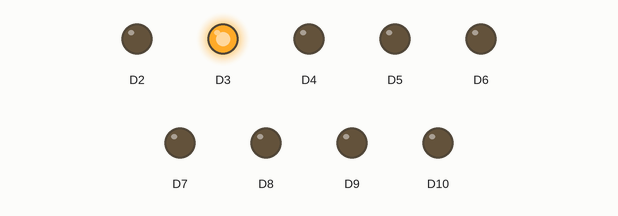
Recording of a program running on a simulated Arduino Nano 33 BLE. Shown: output pins drawn as LEDs (lit = HIGH).

Above: at 0.05 s.
At 0.8 s:
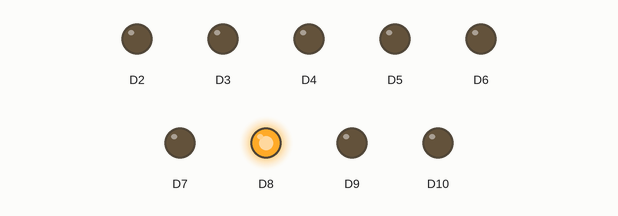
At 1.6 s:
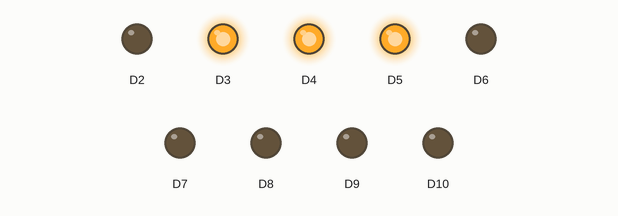
At 3.05 s:
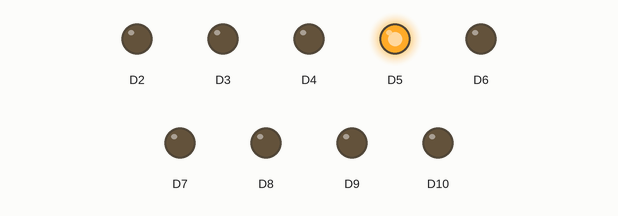
At 4.5 s:
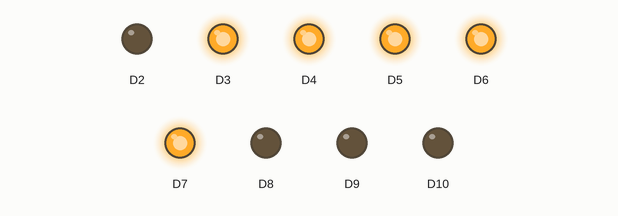
At 6.05 s:
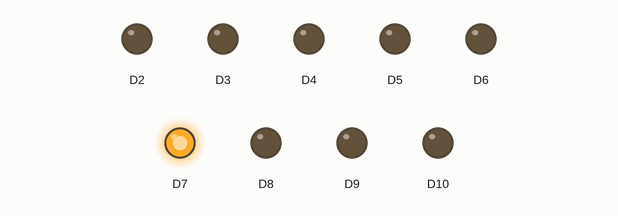
Timing chart, 0 to 6.3 s (numbered marks = the images above):
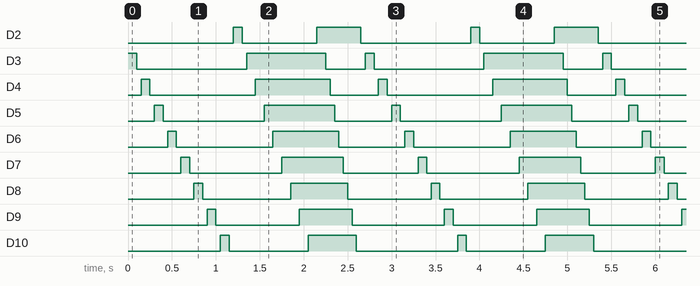

Measured:
- by itself, D2: repeats every 2.7 s: LOW 0.85 s, HIGH 0.50 s, LOW 1.3 s, HIGH 0.10 s
- by itself, D3: repeats every 2.7 s: LOW 1.3 s, HIGH 0.90 s, LOW 0.45 s, HIGH 0.10 s
- by itself, D4: repeats every 2.7 s: LOW 1.2 s, HIGH 0.85 s, LOW 0.55 s, HIGH 0.10 s
- by itself, D5: repeats every 2.7 s: LOW 1.2 s, HIGH 0.80 s, LOW 0.65 s, HIGH 0.10 s
- by itself, D6: repeats every 2.7 s: LOW 1.1 s, HIGH 0.75 s, LOW 0.75 s, HIGH 0.10 s
- by itself, D7: repeats every 2.7 s: LOW 1.1 s, HIGH 0.70 s, LOW 0.85 s, HIGH 0.10 s
- by itself, D8: repeats every 2.7 s: LOW 1.0 s, HIGH 0.65 s, LOW 0.95 s, HIGH 0.10 s
- by itself, D9: repeats every 2.7 s: LOW 0.95 s, HIGH 0.60 s, LOW 1.1 s, HIGH 0.10 s

The program:

main.cpp
```cpp
#include <Arduino.h>

static const int count = 9, delayHigh = 100, delayLow = 50;
static int BAR_LEDS[count], counter = 0;

void pinModeAssign()
{
  for (size_t i = 0; i < count; i++)
  {
    pinMode(BAR_LEDS[i], OUTPUT);
  }
}

void setup()
{
  // initialize digital pin LED_BUILTIN as an output.
  BAR_LEDS[8] = 2;
  for (int i = 0; i < 8; i++)
  {
    BAR_LEDS[i] = i + 3;
  }

  pinModeAssign();
}

// the loop function runs over and over again forever
void loop()
{
  for (int i = 0; i < count; i++)
  {
    digitalWrite(BAR_LEDS[i], HIGH); // turn the LED on (HIGH is the voltage level)
    delay(delayHigh);                     // wait for a second
    digitalWrite(BAR_LEDS[i], LOW);  // turn the LED off by making the voltage LOW
    delay(delayLow);                      // wait for a second
  }

    for (int i = 0; i < count; i++)
    {
      digitalWrite(BAR_LEDS[i], HIGH);
      delay(delayHigh); // wait for a second
    }
    for (int i = 0; i < count; i++)
    {
    digitalWrite(BAR_LEDS[i], LOW); // turn the LED off by making the voltage LOW
    delay(50);                      // wait for a second

  }
}
```
